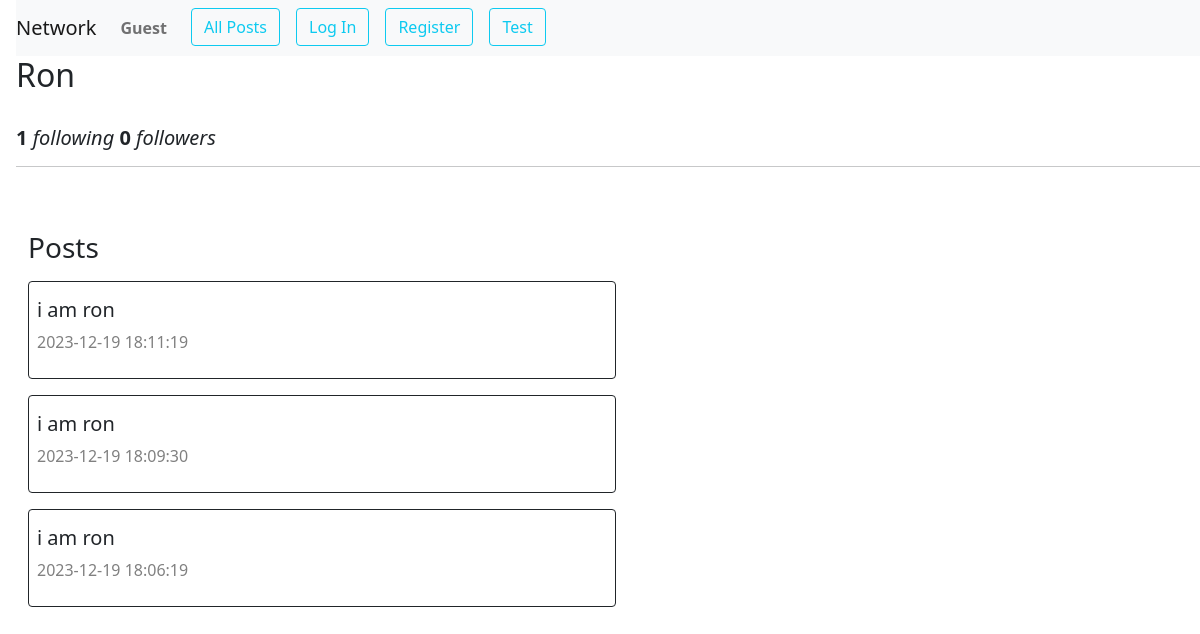
/profile/2, run on an earlier commit of the app's database.
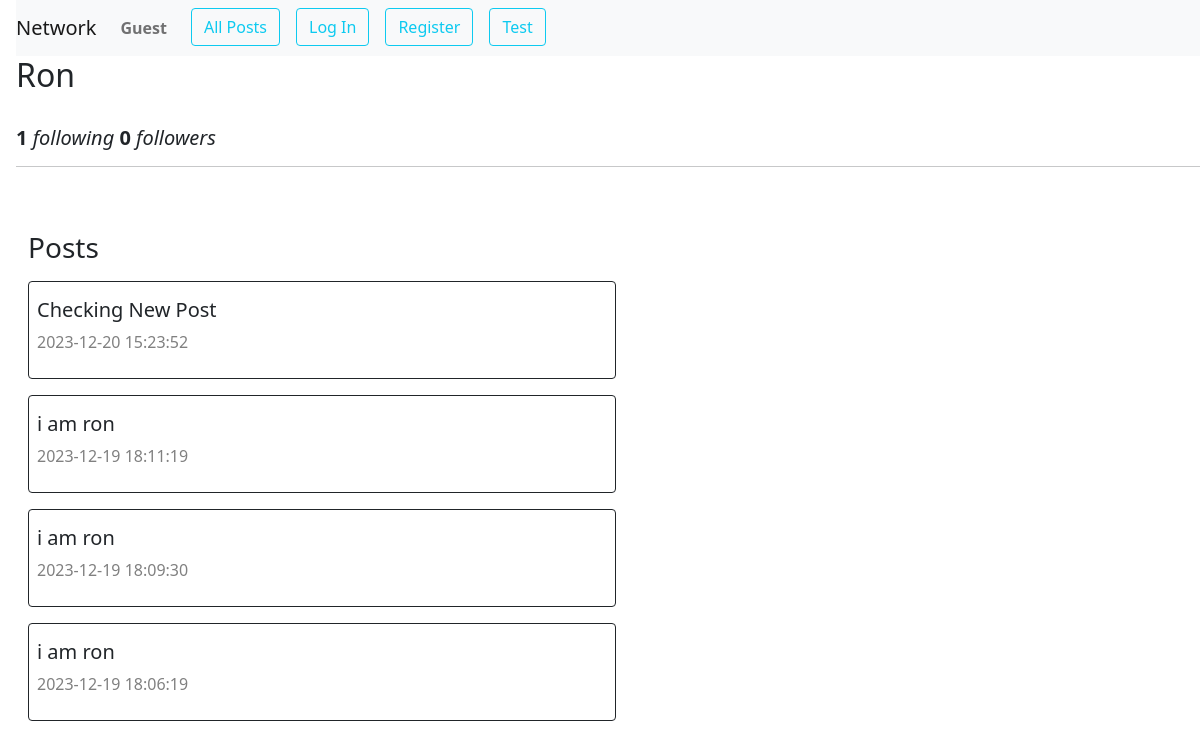
And on a later commit of the database.
### app.py (models this page shows)
class Posts(db.Model):
    __tablename__ = "posts"
    id = db.Column(db.Integer, primary_key=True)
    content = db.Column(db.String(150), nullable=False)
    likes = db.Column(db.Integer, default=0)
    created_at = db.Column(db.DateTime(timezone=True), server_default=db.func.current_timestamp())
    person_id = db.Column(db.Integer, db.ForeignKey('users.id'),nullable=False)

### app.py (the view)
@app.route("/profile/<int:id>", methods=["GET", "POST"])
def profile(id):
    current_user_id=session.get("user_id")
    if current_user_id==id:
        current_user=Users.query.filter_by(id=id).first()
        profile=current_user
    elif current_user_id ==None:
        profile=Users.query.filter_by(id=id).first()
        current_user=None
    else:
        profile=Users.query.filter_by(id=id).first()
        current_user=Users.query.filter_by(id=current_user_id).first()
    posts=Posts.query.filter_by(person_id=profile.id).order_by(Posts.created_at.desc()).all()
    is_user=current_user_id==profile.id
    is_following=False
    if not is_user and not current_user_id==None:
        is_following=profile in current_user.following
    user_id=session.get("user_id")
    if user_id:
        current_user=Users.query.filter_by(id=user_id).first()
    else:
        current_user=None
    return render_template("profile.html",profile=profile,posts=posts,is_user=is_user,
                           is_following=is_following,current_user=current_user)

### app.py (called while the page is built)
@app.after_request
def after_request(response):
    response.headers["Cache-Control"] = "no-cache, no-store, must-revalidate"
    response.headers["Expires"] = 0
    response.headers["Pragma"] = "no-cache"
    return response

### templates/profile.html (shortened to what this page needs)
{% extends "layout.html" %}
{% block body %}
<div id="profile_div">
    <div>
        <h2 class="ms-3">{{profile.username}}</h2>
        <h5 class="ms-3"></br><strong>{{profile.following|count}}</strong> <i>following </i>         <strong>{{profile.followers|count}}</strong> <i>followers</i><hr></h5>
    </div >
    <div class="container-fluid py-5 ">
        <h3 class="ms-3">Posts</h3>
        {% for item in posts%}
        <div class="border border-dark m-3 p-2 rounded w-50">
           <h5 class="mt-2">{{item.content}}</h5>
           <p><span style='color:grey;'>{{item.created_at}}</span></p>
        </div>
        {%endfor%}
    </div>
</div>
{% endblock %}

What changed in the data, as far as the page shows it:
added Posts: content "Checking New Post", created_at "2023-12-20 15:23:52"
